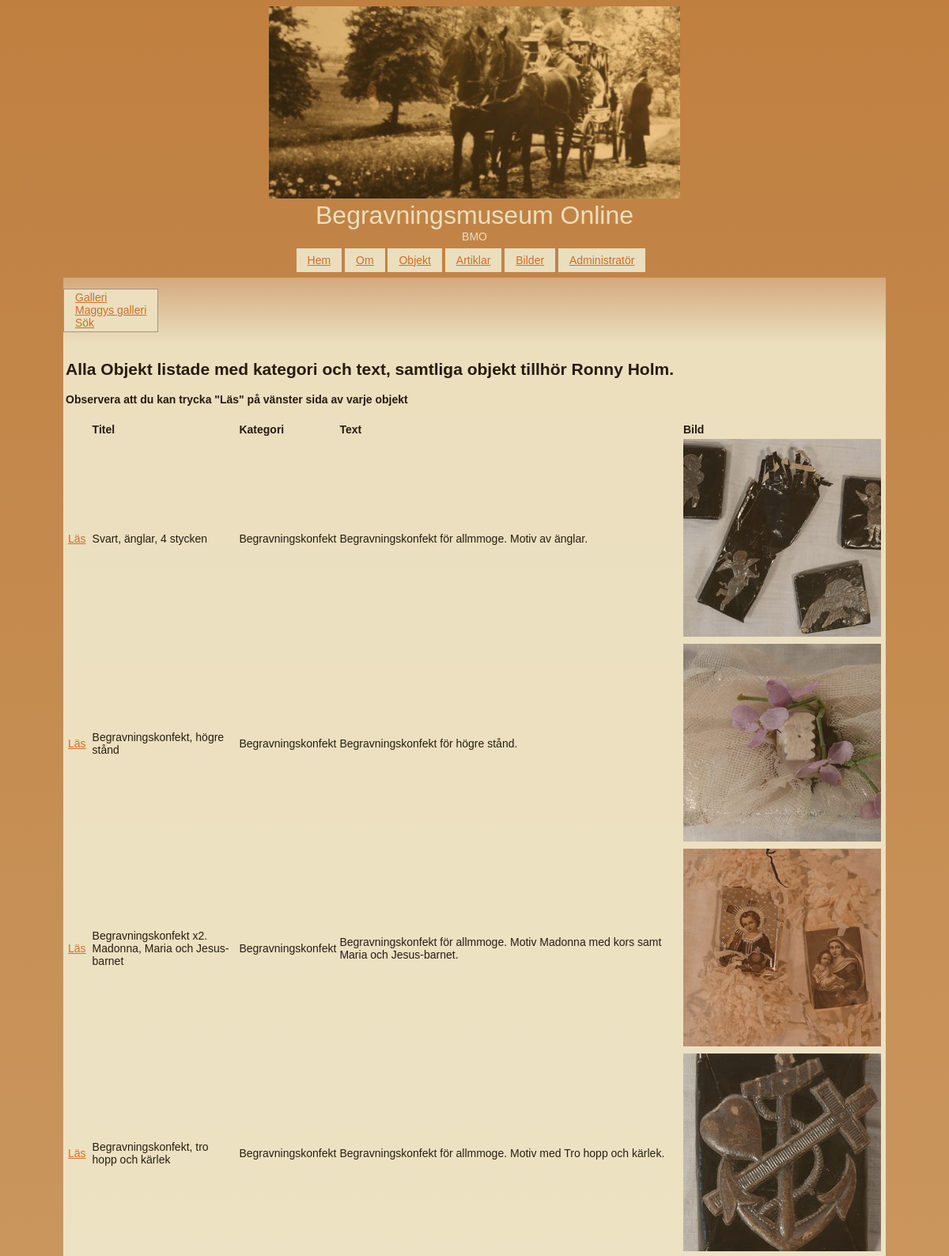
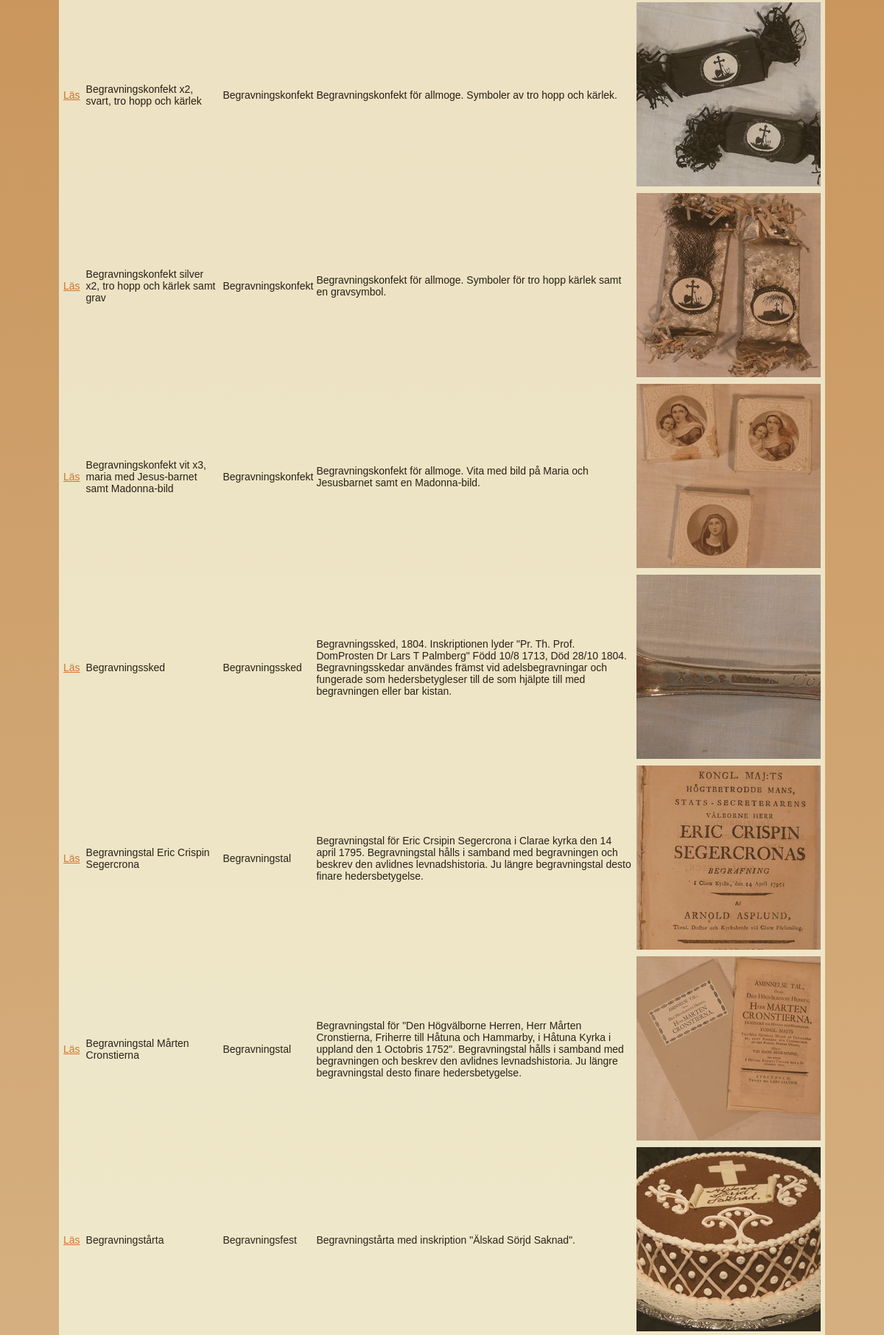
/objects.php (upper part), run on the app's committed database (2 pictures, top to bottom).
### tables this page shows
CREATE TABLE "Object" (
	`id`	INTEGER NOT NULL UNIQUE,
	`title`	TEXT,
	`category`	TEXT,
	`text`	TEXT,
	`image`	TEXT,
	`owner`	TEXT,
	PRIMARY KEY(`id`)
);

### objects.php (called while the page is built, shortened)
<?php
 require __DIR__ . "/src/functions.php";
 $pageReference = $_GET["page"] ?? "index";
 $base = basename(__FILE__, ".php");
 $pages = [
     "index" => [
         "title" => "Galleri",
         "file" => __DIR__ . "/$base/index.php",
     ],
     "read" => [
         "title" => null,
         "file" => __DIR__ . "/$base/read.php",
     ],
     "maggie" => [
         "title" => "Maggys galleri",
         "file" => __DIR__ . "/$base/maggie.php",
     ],
     "form" => [
         "title" => "Sök",
         "file" => __DIR__ . "/$base/form.php",
         ]
 ];
 $page = $pages[$pageReference] ?? null;
 require __DIR__ . "/view/multipage.php";

### src/functions.php (the view, shortened to what this page needs)
<?php
function printObjectResultsetToHTMLTable3($res)
{
    $rows = "";
    foreach ($res as $row) {
        $rows .= "<tr><td><a href ='objects.php?page=read&object={$row["id"]}'>Läs</a><td>";
        $rows .= "<td>{$row["title"]}</td>";
        $rows .= "<td>{$row["category"]}</td>";
        $rows .= "<td>{$row["text"]}</td>";
        $rows .= "<td>{$row["image"]}</td><tr>";
    }
    return $rows;
}

### incl/header.php (shortened to what this page needs)
<!DOCTYPE html>
    <link rel="stylesheet" type="text/css" href="css/style.css">
    <header class="site-header">
        <img src= "img/maggy/likvagn_med_hast.jpg"  width="50%" alt="bild1"/>
        <span class="site-title">Begravningsmuseum Online</span>
        <span class="site-slogan">BMO</span>
    </header>
    <nav class="navbar">
        <a class="<?= basename($_SERVER['REQUEST_URI']) == "me.php" ? "selected" : ""; ?>" href="home.php">Hem</a>
        <a class="<?= basename($_SERVER['REQUEST_URI']) == "about.php" ? "selected" : ""; ?>" href="about.php">Om</a>
        <a class="<?= basename($_SERVER['REQUEST_URI']) == "multipage.php" ? "selected" : ""; ?>" href="objects.php">Objekt</a>
        <a class="<?= basename($_SERVER['REQUEST_URI']) == "articles.php" ? "selected" : ""; ?>" href="articles.php">Artiklar</a>
        <a class="<?= basename($_SERVER['REQUEST_URI']) == "images.php" ? "selected" : ""; ?>" href="images.php">Bilder</a>
        <a class="<?= basename($_SERVER['REQUEST_URI']) == "login.php" ? "selected" : ""; ?>" href="login.php">Administratör</a>
    </nav>

### view/multipage-aside.php (shortened to what this page needs)
<?php
include("incl/header.php");
?><!DOCTYPE html>
    <body>
        <aside>
            <nav class ="multipage" style="list-style-type: none;">
                <ul class="multipage2" style="list-style-type: none;">
                <?php foreach ($pages as $key => $value) : ?>
                    <?php
                    $selected = null;
                    if ($key === $pageReference) {
                        $selected = "class=\"selected\"";
                    }
                    ?>
                    <li><a <?= $selected ?> href="?page=<?= $key ?>"><?= $value["title"] ?></a></li>
                <?php endforeach; ?>
                </ul>
            </nav>
        </aside>
    </body>

### view/multipage.php
<?php require __DIR__ . "/multipage-aside.php" ?>
    <main>
        <article>
            <?php if ($page) : ?>
                <?php require $page["file"] ?>
            <?php else : ?>
                <p>You have selected a page reference '<?= htmlentities($pageReference) ?>' that does not map to an actual page.</p>
            <?php endif; ?>
        </article>
    </main>

### objects/index.php (shortened to what this page needs)
<?php
$db = connectToDatabase($dsn);
$stmt = $db->prepare("SELECT id, title, category, text, image FROM Object");
$stmt ->execute();
$res = $stmt->fetchAll(PDO::FETCH_ASSOC);
$rows = printObjectResultsetToHTMLTable3($res);
?>
        <h1>Alla Objekt listade med kategori och text, samtliga objekt tillhör Ronny Holm.</h1>
        <h4>Observera att du kan trycka "Läs" på vänster sida av varje objekt</h4>
            <table>
                <th></th>
                <th></th>
                <th>Titel</th>
                <th>Kategori</th>
                <th>Text</th>
                <th>Bild</th>
            <?=$rows?>
            </table>

### css/style.css (style rules this page uses)
body { margin-bottom: 1%; clear: both; font-family: Sans-serif; overflow: auto; padding-right: 6%; padding-left: 6%; }
main { min-height: 2%; font-family: Sans-serif; overflow: auto; border-style: solid; border-color: beige; }
.site-title { display: block; font-size: 32px; overflow: auto; color: beige; font-family: Sans-serif; width: auto; height: auto; }
.site-slogan { display: block; font-family: Sans-serif; overflow: auto; color: beige; width: auto; height: auto; }
.navbar { padding: 1em; padding-left: 5px; font-family: Sans-serif; width: auto; height: auto; overflow: auto; text-align: center; }
.navbar a { padding: 0.5em 1em; background-color: beige; font-family: Sans-serif; width: auto; height: auto; overflow: auto; }
a:link { color: chocolate; }
article { background-color: beige; overflow: auto; }
header.site-header { text-align: center; }
.multipage { overflow: auto; width: auto; height: auto; background-image: linear-gradient(to bottom, hsl(90, 21%, 40%), black); background-image: -webkit-linear-gradient(top, hsl(30, 50%, 70%), beige); }
.multipage2 { color: black; background-color: beige; display: inline-table; padding: 0.2em 1em; border: 1px solid #999; font-family: Sans-serif; }

### data on the page
object: title "Svart, änglar, 4 stycken", category "Begravningskonfekt", text "Begravningskonfekt för allmmoge. Motiv av änglar.", image (picture)
object: title "Begravningskonfekt, högre stånd", category "Begravningskonfekt", text "Begravningskonfekt för högre stånd.", image (picture)
object: title "Begravningskonfekt x2. Madonna, Maria och Jesus-barnet", category "Begravningskonfekt", text "Begravningskonfekt för allmmoge. Motiv Madonna med kors samt Maria och Jesus-barnet.", image (picture)
object: title "Begravningskonfekt, tro hopp och kärlek", category "Begravningskonfekt", text "Begravningskonfekt för allmmoge. Motiv med Tro hopp och kärlek.", image (picture)
object: title "Begravningskonfekt x2, svart, tro hopp och kärlek", category "Begravningskonfekt", text "Begravningskonfekt för allmoge. Symboler av tro hopp och kärlek.", image (picture)
object: title "Begravningskonfekt silver x2, tro hopp och kärlek samt grav", category "Begravningskonfekt", text "Begravningskonfekt för allmoge. Symboler för tro hopp kärlek samt en gravsymbol.", image (picture)
object: title "Begravningskonfekt vit x3, maria med Jesus-barnet samt Madonna-bild", category "Begravningskonfekt", text "Begravningskonfekt för allmoge. Vita med bild på Maria och Jesusbarnet samt en Madonna-bild.", image (picture)
object: title "Begravningssked", category "Begravningssked", text "Begravningssked, 1804. Inskriptionen lyder \"Pr. Th. Prof. DomProsten Dr Lars T Palmberg\" Född 10/8 1713, Död 28/10 1804. Begravningsskedar användes främst vid adelsbegravningar och fungerade som hedersbetygleser till de som hjälpte till med begravningen eller bar kistan.", image (picture)
object: title "Begravningstal Eric Crispin Segercrona", category "Begravningstal", text "Begravningstal för Eric Crsipin Segercrona i Clarae kyrka den 14 april 1795. Begravningstal hålls i samband med begravningen och beskrev den avlidnes levnadshistoria. Ju längre begravningstal desto finare hedersbetygelse.", image (picture)
object: title "Begravningstal Mårten Cronstierna", category "Begravningstal", text "Begravningstal för \"Den Högvälborne Herren, Herr Mårten Cronstierna, Friherre till Håtuna och Hammarby, i Håtuna Kyrka i uppland den 1 Octobris 1752\". Begravningstal hålls i samband med begravningen och beskrev den avlidnes levnadshistoria. Ju längre begravningstal desto finare hedersbetygelse.", image (picture)
object: title "Begravningstårta", category "Begravningsfest", text "Begravningstårta med inskription \"Älskad Sörjd Saknad\".", image (picture)

### other printed values
$value["title"] "Galleri"
$value["title"] "Maggys galleri"
$value["title"] "Sök"
